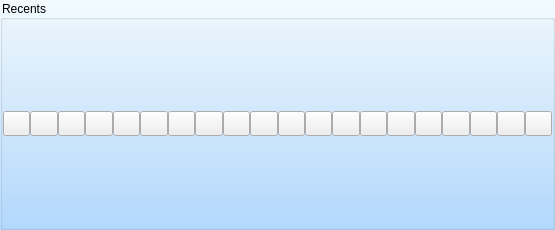
               <widget class="QWidget" name="scrollAreaWidgetContents">
                <property name="geometry">
                 <rect>
                  <x>0</x>
                  <y>0</y>
                  <width>555</width>
                  <height>230</height>
                 </rect>
                </property>
                <layout class="QVBoxLayout" name="verticalLayout_6">
                 <property name="spacing">
                  <number>0</number>
                 </property>
                 <property name="leftMargin">
                  <number>0</number>
                 </property>
                 <property name="topMargin">
                  <number>0</number>
                 </property>
                 <property name="rightMargin">
                  <number>0</number>
                 </property>
                 <property name="bottomMargin">
                  <number>0</number>
                 </property>
                 <item>
                  <widget class="QGroupBox" name="RecentsGroupBox">
                   <property name="styleSheet">
                    <string notr="true">QGroupBox{
background-color: qlineargradient(spread:pad, x1:1, y1:1, x2:1, y2:0, stop:0 rgba(180, 219, 255, 255), stop:0.994318 rgba(242, 250, 255, 255));
}</string>
                   </property>
                   <property name="title">
                    <string>Recents</string>
                   </property>
                   <layout class="QHBoxLayout" name="horizontalLayout_8">
                    <property name="spacing">
                     <number>0</number>
                    </property>
                    <property name="leftMargin">
                     <number>0</number>
                    </property>
                    <property name="topMargin">
                     <number>0</number>
                    </property>
                    <property name="rightMargin">
                     <number>0</number>
                    </property>
                    <property name="bottomMargin">
                     <number>0</number>
                    </property>
                    <item>
                     <widget class="QPushButton" name="RecentCha">
                      <property name="minimumSize">
                       <size>
                        <width>25</width>
                        <height>25</height>
                       </size>
                      </property>
                      <property name="text">
                       <string/>
                      </property>
                     </widget>
                    </item>
                    <item>
                     <widget class="QPushButton" name="RecentCha_2">
                      <property name="minimumSize">
                       <size>
                        <width>25</width>
                        <height>25</height>
                       </size>
                      </property>
                      <property name="text">
                       <string/>
                      </property>
                     </widget>
                    </item>
                    <item>
                     <widget class="QPushButton" name="RecentCha_3">
                      <property name="minimumSize">
                       <size>
                        <width>25</width>
                        <height>25</height>
                       </size>
                      </property>
                      <property name="text">
                       <string/>
                      </property>
                     </widget>
                    </item>
                    <item>
                     <widget class="QPushButton" name="RecentCha_4">
                      <property name="minimumSize">
                       <size>
                        <width>25</width>
                        <height>25</height>
                       </size>
                      </property>
                      <property name="text">
                       <string/>
                      </property>
                     </widget>
                    </item>
                    <item>
                     <widget class="QPushButton" name="RecentCha_5">
                      <property name="minimumSize">
                       <size>
                        <width>25</width>
                        <height>25</height>
                       </size>
                      </property>
                      <property name="text">
                       <string/>
                      </property>
                     </widget>
                    </item>
                    <item>
                     <widget class="QPushButton" name="RecentCha_6">
                      <property name="minimumSize">
                       <size>
                        <width>25</width>
                        <height>25</height>
                       </size>
                      </property>
                      <property name="text">
                       <string/>
                      </property>
                     </widget>
                    </item>
                    <item>
                     <widget class="QPushButton" name="RecentCha_7">
                      <property name="minimumSize">
                       <size>
                        <width>25</width>
                        <height>25</height>
                       </size>
                      </property>
                      <property name="text">
                       <string/>
                      </property>
                     </widget>
                    </item>
                    <item>
                     <widget class="QPushButton" name="RecentCha_8">
                      <property name="minimumSize">
                       <size>
                        <width>25</width>
                        <height>25</height>
                       </size>
                      </property>
                      <property name="text">
                       <string/>
                      </property>
                     </widget>
                    </item>
                    <item>
                     <widget class="QPushButton" name="RecentCha_9">
                      <property name="minimumSize">
                       <size>
                        <width>25</width>
                        <height>25</height>
                       </size>
                      </property>
                      <property name="text">
                       <string/>
                      </property>
                     </widget>
                    </item>
                    <item>
                     <widget class="QPushButton" name="RecentCha_10">
                      <property name="minimumSize">
                       <size>
                        <width>25</width>
                        <height>25</height>
                       </size>
                      </property>
                      <property name="text">
                       <string/>
                      </property>
                     </widget>
                    </item>
                    <item>
                     <widget class="QPushButton" name="RecentCha_11">
                      <property name="minimumSize">
                       <size>
                        <width>25</width>
                        <height>25</height>
                       </size>
                      </property>
                      <property name="text">
                       <string/>
                      </property>
                     </widget>
                    </item>
                    <item>
                     <widget class="QPushButton" name="RecentCha_12">
                      <property name="minimumSize">
                       <size>
                        <width>25</width>
                        <height>25</height>
                       </size>
                      </property>
                      <property name="text">
                       <string/>
                      </property>
                     </widget>
                    </item>
                    <item>
                     <widget class="QPushButton" name="RecentCha_13">
                      <property name="minimumSize">
                       <size>
                        <width>25</width>
                        <height>25</height>
                       </size>
                      </property>
                      <property name="text">
                       <string/>
                      </property>
                     </widget>
                    </item>
                    <item>
                     <widget class="QPushButton" name="RecentCha_14">
                      <property name="minimumSize">
                       <size>
                        <width>25</width>
                        <height>25</height>
                       </size>
                      </property>
                      <property name="text">
                       <string/>
                      </property>
                     </widget>
                    </item>
                    <item>
                     <widget class="QPushButton" name="RecentCha_15">
                      <property name="minimumSize">
                       <size>
                        <width>25</width>
                        <height>25</height>
                       </size>
                      </property>
                      <property name="text">
                       <string/>
                      </property>
                     </widget>
                    </item>
                    <item>
                     <widget class="QPushButton" name="RecentCha_16">
                      <property name="minimumSize">
                       <size>
                        <width>25</width>
                        <height>25</height>
                       </size>
                      </property>
                      <property name="text">
                       <string/>
                      </property>
                     </widget>
                    </item>
                    <item>
                     <widget class="QPushButton" name="RecentCha_17">
                      <property name="minimumSize">
                       <size>
                        <width>25</width>
                        <height>25</height>
                       </size>
                      </property>
                      <property name="text">
                       <string/>
                      </property>
                     </widget>
                    </item>
                    <item>
                     <widget class="QPushButton" name="RecentCha_18">
                      <property name="minimumSize">
                       <size>
                        <width>25</width>
                        <height>25</height>
                       </size>
                      </property>
                      <property name="text">
                       <string/>
                      </property>
                     </widget>
                    </item>
                    <item>
                     <widget class="QPushButton" name="RecentCha_19">
                      <property name="minimumSize">
                       <size>
                        <width>25</width>
                        <height>25</height>
                       </size>
                      </property>
                      <property name="text">
                       <string/>
                      </property>
                     </widget>
                    </item>
                    <item>
                     <widget class="QPushButton" name="RecentCha_20">
                      <property name="minimumSize">
                       <size>
                        <width>25</width>
                        <height>25</height>
                       </size>
                      </property>
                      <property name="text">
                       <string/>
                      </property>
                     </widget>
                    </item>
                   </layout>
                  </widget>
                 </item>
                </layout>
               </widget>
